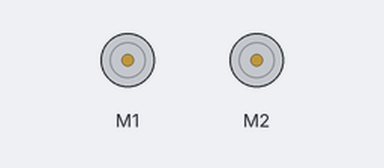
Bench run of a sketch on a simulated Arduino Uno, built with avr-gcc and run on an emulated ATmega328P. On the bench: 2 × DC motor (green arrow = forward, orange = backward, longer = faster). What the sketch prints to the serial monitor is not drawn.

Above: at 13.3 s.
At 16.1 s:
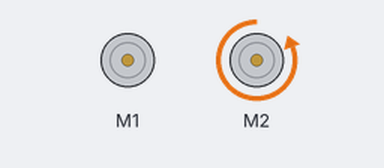
At 17.2 s:
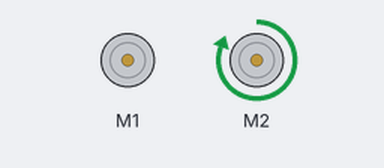
Timing chart, 0 to 17.8 s (numbered marks = the images above):
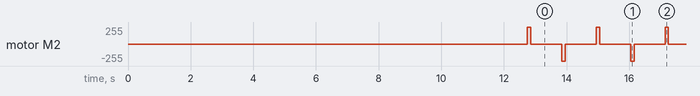

The sketch:

miyazaki.ino
```cpp
#include <Adafruit_MotorShield.h>

// Create the motor shield object with the default I2C address
Adafruit_MotorShield AFMS = Adafruit_MotorShield();

Adafruit_DCMotor *motor_1 = AFMS.getMotor(1);
Adafruit_DCMotor *motor_2 = AFMS.getMotor(2);


void setup() {
  // Initialize serial for output.
  Serial.begin(115200);
  Serial.println("Starting...");
  for (int i = 0; i < 10000; ++i) {
    Serial.println("looping a bit");
  }

  if (!AFMS.begin()) {         // create with the default frequency 1.6KHz
    Serial.println("Could not find Motor Shield. Check wiring.");
    while (1);
  }
  Serial.println("Motor Shield found.");

  motor_1->setSpeed(255);
  motor_2->setSpeed(255);
}

void loop() {
  Serial.println("loop2");
  if (0) {
    motor_1->run(FORWARD);
    delay(10);
    motor_1->run(RELEASE);
    delay(100);
  }

  Serial.println("Forward");
  motor_2->run(FORWARD);
  delay(100);
  Serial.println("Release");
  motor_2->run(RELEASE);
  delay(1000);
  Serial.println("Backward");
  motor_2->run(BACKWARD);
  delay(100);
  Serial.println("Release");
  motor_2->run(RELEASE);
  delay(1000);


}
```

Measured:
- by itself, motor M2: repeats every 2.2 s: stopped 1.0 s, backward 255/255 0.10 s, stopped 1.0 s, forward 255/255 0.10 s
